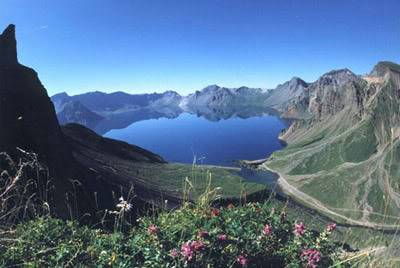
%> input picture JPEG.jpg, 400 x 268 px; the run also reads 4 pictures not shown here
$ octave Histogram5type.m   (GNU Octave 9; MATLAB toolbox functions it lacks are replaced by stand-ins)
%> lines starting %> are read from the running program, lines starting %| are printed output that depends on the picture
jpeg = imread('JPEG.jpg');
%> jpeg is the input picture: size 268x400x3 uint8; mean R, G, B 87.4, 113.5, 142.6
subplot(2,3,1)
imhist(jpeg)
title('Type : JPG')
bmp = imread('BMP.bmp');
subplot(2,3,2)
imhist(bmp)
title('Type : BMP')
png = imread('PNG.png');
subplot(2,3,3)
imhist(png)
title('Type : PNG')
gif = imread('GIF.gif');
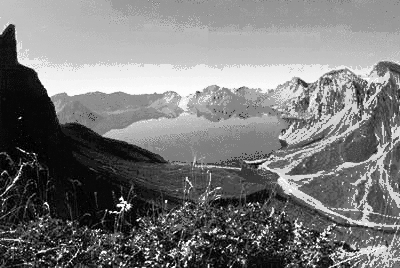
%> gif: size 268x400 uint8; min 0, max 255, mean 121.6
subplot(2,3,4)
imhist(gif)
title('Type : GIF')
tiff = imread('TIFF.tiff');
subplot(2,3,5)
imhist(tiff)
title('Type : TIFF')
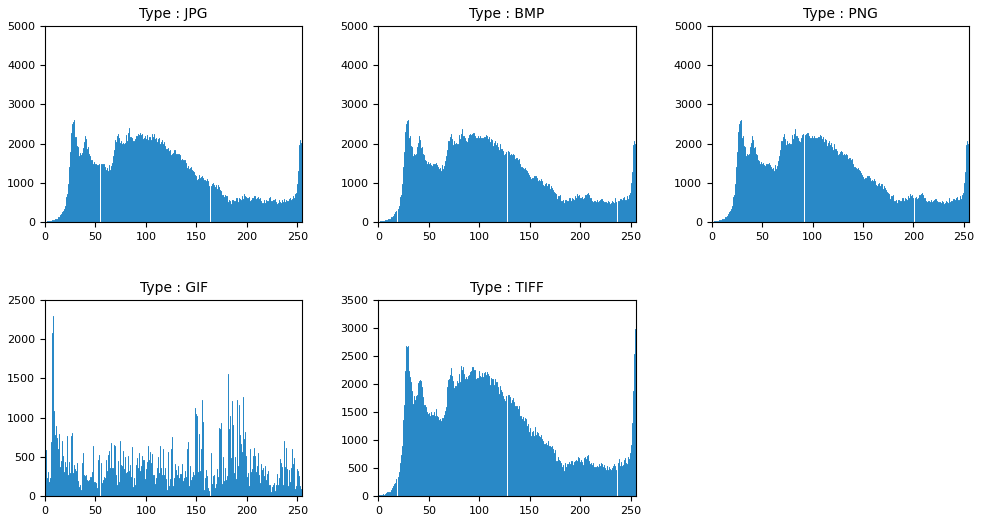
%> figure redrawn from the program's plot data, 5 panels; panel 1: highest point at x = 255, y = 4543; panel 2: highest point at x = 255, y = 4477; panel 4: highest point at x = 8, y = 2291; panel 5: highest point at x = 255, y = 3086
